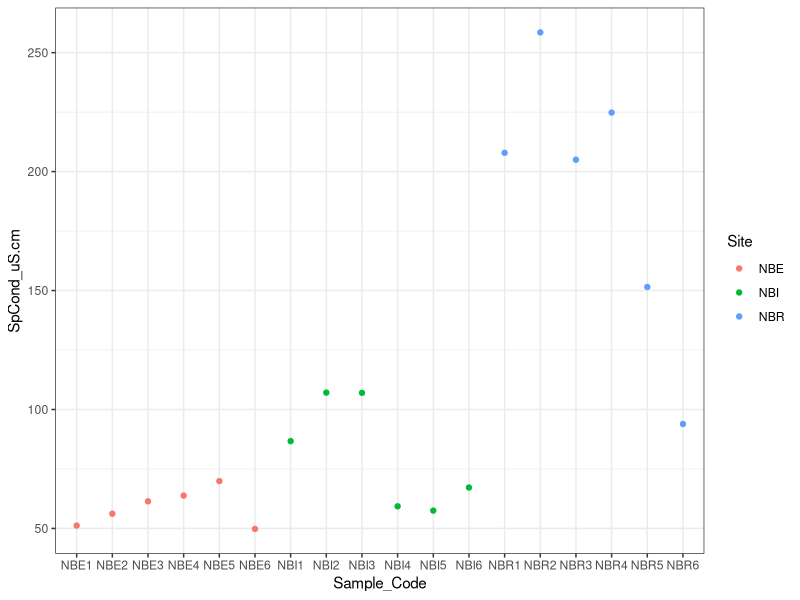
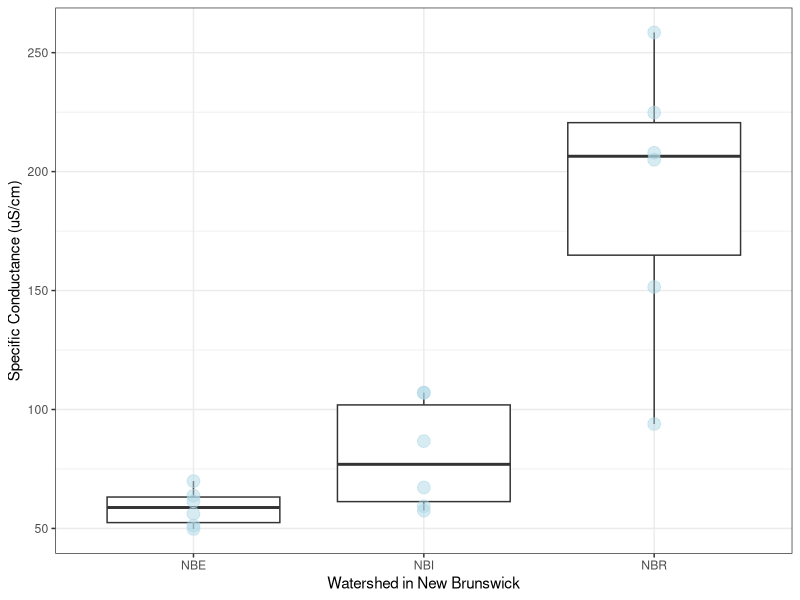
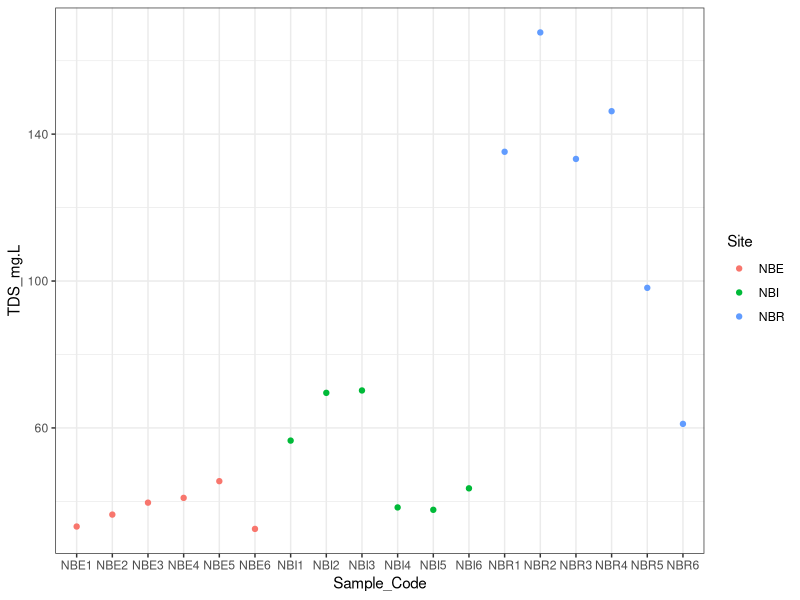
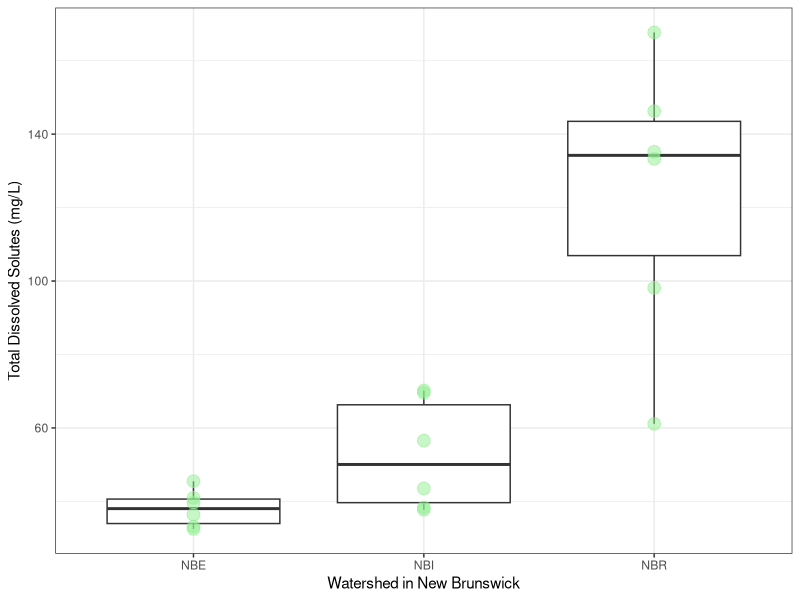
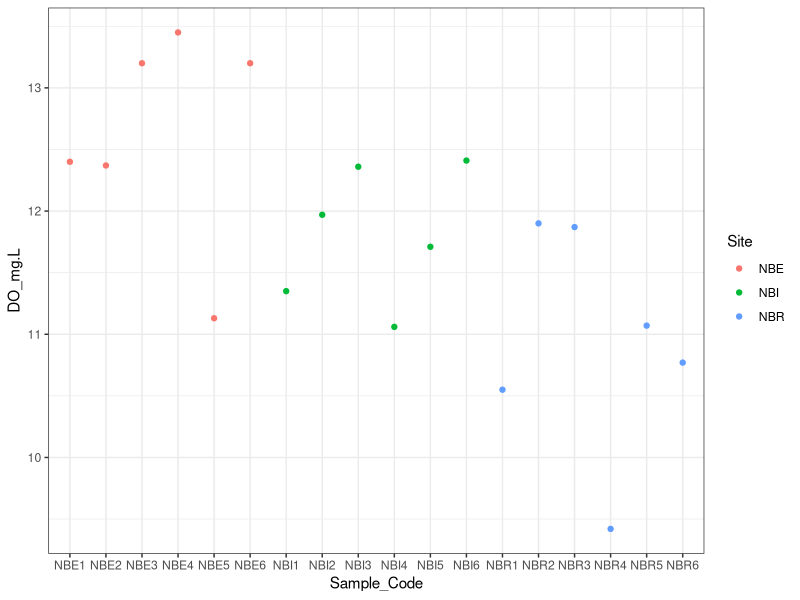
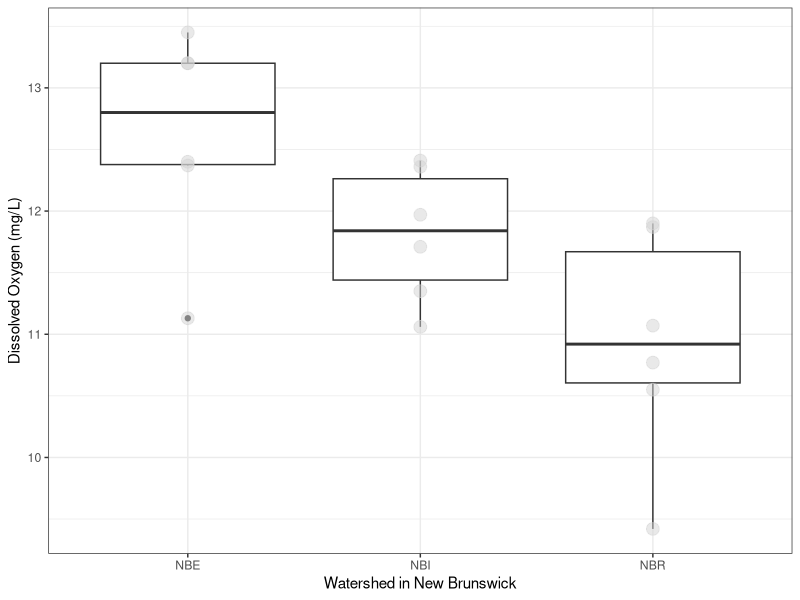

Source code (R) for these figures, in order:
#############
#Bio 708
#First Assignment, Lauren Negrazis
#Different chemistry measurements of water taken during sculpin sampling 
##############

getwd()
dir.create("data")
rm(list=ls())

library(dplyr)
library(ggplot2)

watervar <- read.csv ("sculpinblitz2017watervar.csv")
watervar


##want to make a box and whisker plot of the water conductivity, TDS and DO between the 3 watersheds, showing all the data points across the set
#These are important water chemistry variables that can change with disturbance and alter a stream ecosystem

##For Specific conductance 
#Make ggplot picture and removing grey background, just to see if any patterns apparent
ggplot(watervar, aes(x=Sample_Code, y= SpCond_uS.cm, colour= Site))+
  geom_point() +
  theme_bw()

#making a histogram and layering raw data onto box-and-whisker
ggplot(watervar, aes(x= Site, y= SpCond_uS.cm))+
  geom_boxplot()+
  geom_point(size=4, colour='lightblue', alpha=0.5)+
  xlab("Watershed in New Brunswick")+
  ylab( "Specific Conductance (uS/cm)")+
  theme_bw()


##For TDS
#affects the movement of water into cells

#scatter plot
ggplot(watervar, aes(x=Sample_Code, y= TDS_mg.L, colour= Site))+
  geom_point() +
  theme_bw()

#histogram
ggplot(watervar, aes(x= Site, y= TDS_mg.L))+
  geom_boxplot()+
  geom_point(size=4, colour='lightgreen', alpha=0.5)+
  xlab("Watershed in New Brunswick")+
  ylab( "Total Dissolved Solutes (mg/L)")+
  theme_bw()

##For Dissolved oxygen 
#scatter plot
ggplot(watervar, aes(x=Sample_Code, y= DO_mg.L, colour= Site))+
  geom_point() +
  theme_bw()

#histogram
ggplot(watervar, aes(x= Site, y= DO_mg.L))+
  geom_boxplot()+
  geom_point(size=4, colour='lightgrey', alpha=0.5)+
  xlab("Watershed in New Brunswick")+
  ylab( "Dissolved Oxygen (mg/L)")+
  theme_bw()
